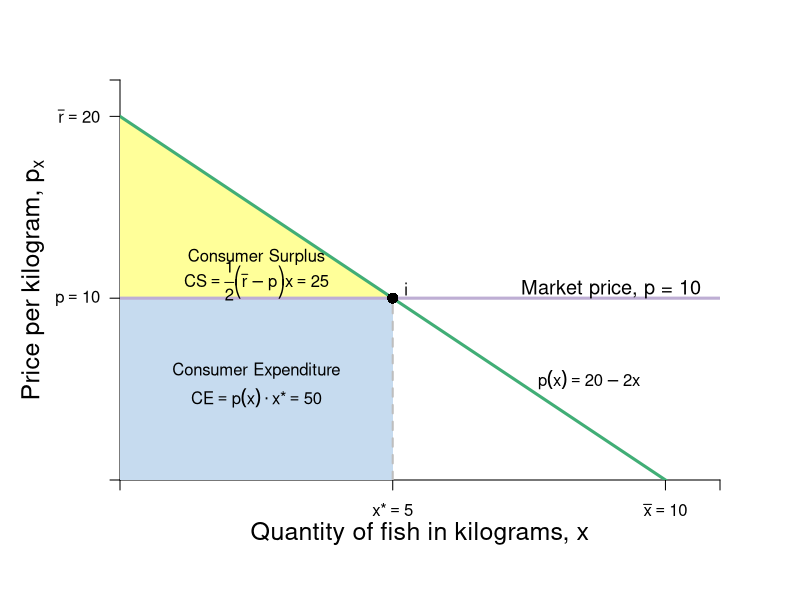

Here is the R script that generated this plot:
require(shape)
pdf(file = "indmarketdemand/consumersurplus_jane.pdf", width = 9, height = 7)

#Set parameters for graphics
axislabelsize <- 1.5
labelsize <- 1.2
graphlinewidth <- 3
segmentlinewidth <- 2

COL <- c("#7fc97f", "#beaed4", "#fdc086", "#ffff99", "#386cb0", "#f0027f", "#bf5b17", "#666666")
COLA <- c("#e0f3db", "#99d8c9","#66c2a4","#41ae76", "#238b45", "#005824")
COLB <- c("#c6dbef", "#4eb3d3", "#2b8cbe", "#0868ac","#084081")

par(mar =  c(6, 6, 4, 4))

mrsA <- function(x, rmax = 20, xmax = 10) {
  rmax - (rmax/xmax)*x
}

uA <- function(x, y, rmax = 20, xmax = 10) {
  y + rmax*x - (1/2)(rmax/xmax)*x^2
}

xlims <- c(0, 11)
ylims <- c(0, 22)

npts <- 501 
x <- seq(xlims[1], xlims[2], length.out = npts)
y <- seq(ylims[1], ylims[2], length.out = npts) 
a <- c(46.08, 55, 64)
b <- c(46.08, 55, 64)

plot(0, 0, xlim = xlims, ylim = ylims, type = "n",
     xlab = expression(paste("")),
     ylab = expression(paste("")), 
     xaxt = "n", 
     yaxt = "n", 
     cex.lab = axislabelsize, 
     bty = "n",
     xaxs="i", 
     yaxs="i")

# ticksy <- seq(from = 0, to = ylims[2], by = 2)
# ylabels <- seq(from = 0, to = ylims[2], by = 2)
# ticksx <- seq(from = 0, to = xlims[2], by = 2)
# xlabels <- seq(from = 0, to = xlims[2], by = 2)
ticksy <- c(0, 10, 20, ylims[2])
ylabels <- c(NA, expression(paste(p == 10)), expression(paste(bar(r) == 20)), NA)
ticksx <- c(0, 5, 10, xlims[2])
xlabels <- c(NA, expression(paste(x,"*") == 5), expression(paste(bar(x)==10)), NA)

axis(1, at = ticksx, pos = 0, labels = xlabels)
axis(2, at = ticksy, pos = 0, labels = ylabels, las = 1)

npts <- 500 
xx1 <- seq(xlims[1], xlims[2], length.out = npts)

#Polygon for CS
xpoly <- c(0, 5, 0)
ypoly <- c(10, 10, 20)
polygon(x = xpoly, y = ypoly, col = COL[4], density=NULL, border = NA)

#Polygon for CE
xpoly3 <- c(0, 5, 5, 0, 0)
ypoly3 <- c(0, 0, 10, 10, 0)
polygon(x = xpoly3, y = ypoly3, col = COLB[1], density=NULL, border = NA)


#Lines for mrs graph
lines(xx1, mrsA(xx1, rmax = 20, xmax = 10), col = COLA[4], lwd = graphlinewidth)

segments(0, 10, xlims[2], 10, lty = 1, col = COL[2] , lwd = graphlinewidth)
segments(5, 0, 5, 10, lty = 2, col = "gray" , lwd = segmentlinewidth)

#Label axes
mtext(expression(paste("Quantity of fish in kilograms, ", x)), side=1, line = 2.5, cex = axislabelsize)
text(-1.6, 0.5*ylims[2], expression(paste("Price per kilogram, ", p[x])), xpd = TRUE, cex = axislabelsize, srt = 90) 

points(5, 10, pch = 16, col = "black", cex = 1.5)
text(5.25, 10.5, expression(i))

#segments(4.11765, 6.17647, 5.88, 8.88, lty = 1, col = COL[2] , lwd = graphlinewidth)
text(9, 10.5, expression("Market price, p = 10"), cex = labelsize)
#text(7.3, 2.5, expression("Curve"))
#Arrows(7.3, 3.5, 7.3, 6.1, col = "black", lty = 1, lwd = 2, arr.type = "triangle", arr.lwd = 0.5)

#Label the iso-welfare functions for the HG, Aisha
# text(3.8, 1.5, expression(u[1]^A))
# text(4.6, 1.5, expression(u[2]^A))
# text(5.5, 1.5, expression(u[3]^A))
#text(6.6, 8.3, expression(u[4]^A))


#Label the indifference curves for the HG, Betty
# text(7.6, 17, expression(u[1]^B))
# text(6.75, 17, expression(u[2]^B))
# text(6, 17, expression(u[3]^B))
#text(3.4, 6.9, expression(v[4]^B))

#Label mrs function
text(8.6, 5.5, expression(paste(p(x) == 20 - 2*x)))
#Arrows(10, 7.5, 10, 5, col = "black", lty = 1, lwd = 2, arr.type = "triangle", arr.lwd = 0.5)

#Label satiation
#text(20, 3.5, expression(paste(x[max] == "Point")))
#text(20, 3, expression(paste("of Satiation")))
#Arrows(20, 2.5, 20, 0.5, col = "black", lty = 1, lwd = 2, arr.type = "triangle", arr.lwd = 0.5)

#Label highest willingness to pay
text(2.5, 12.25, expression("Consumer Surplus"))
text(2.5, 11, expression(paste(CS==frac(1, 2)*bgroup("(",bar(r) - p,")")*x, phantom()== 25)))
#text(3.5, 16, expression(paste(CS==frac(1, 2)*bgroup("(",20 - 10,")")*5, phantom()== 25)))
#Arrows(3.5, 15, 3.5, 12, col = "black", lty = 1, lwd = 2, arr.type = "triangle", arr.lwd = 0.5)

text(2.5, 6, expression("Consumer Expenditure"))
text(2.5, 4.5, expression(paste(CE==p(x)%.%x,"*", phantom() == 50)))


dev.off()
